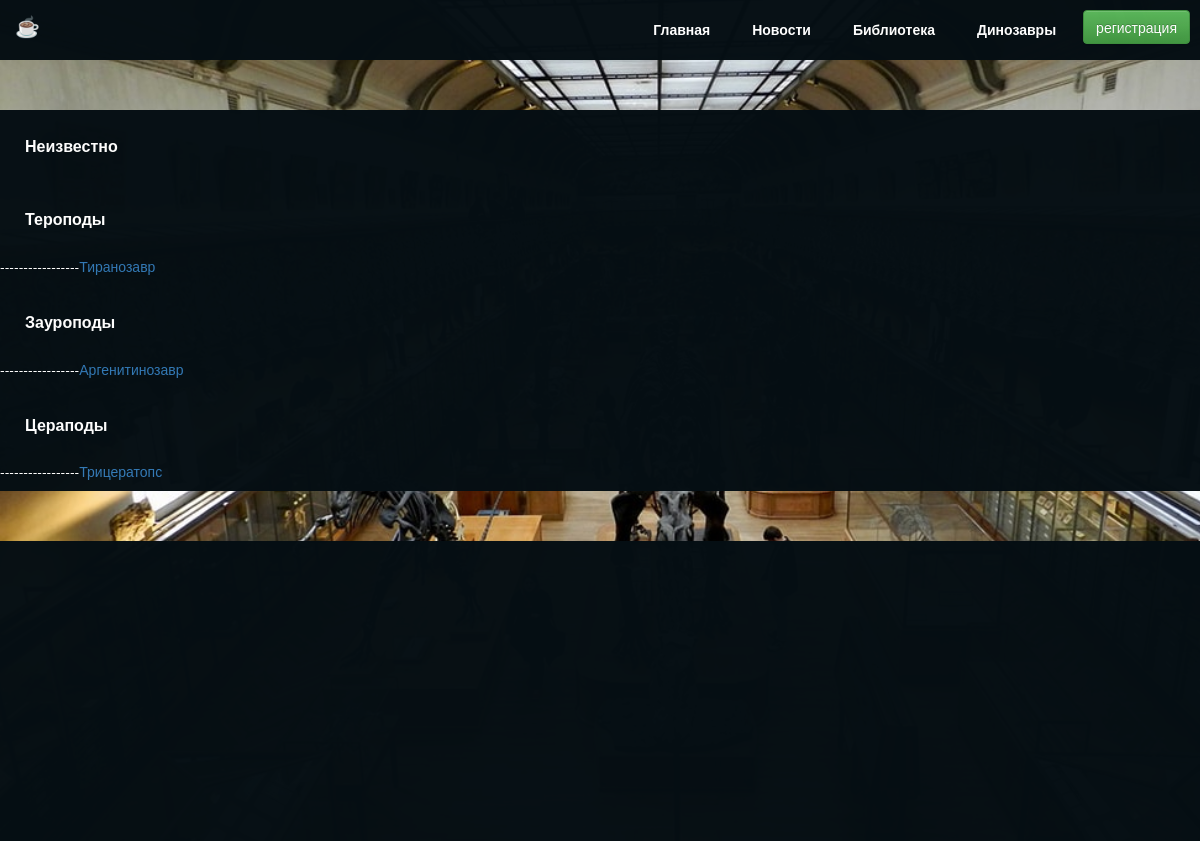
Page /dino/ on the committed database.
### dinomania/models.py (models this page shows, shortened)
class SubOrder(models.Model):
    name = models.CharField(max_length=20, unique=True, verbose_name='Название отряда')
    site = models.URLField(verbose_name='Статья', blank=True, null=True)
    about = models.TextField(blank=True, null=True)
    order = models.ForeignKey('Order', null=True)
    def __str__(self):
        return self.name

class Dino(models.Model):
    name = models.CharField(max_length=50, unique=True, verbose_name='Название динозавра')
    info = models.URLField(verbose_name='Статья', blank=True)
    about = models.TextField(blank=True)
    foto = models.ImageField(upload_to='test', blank=True)
    suborder = models.ForeignKey('SubOrder', null=True)

### dinomania/views.py (the view)
# urls.py: url(r'^dino/$', DinoView.as_view(), name='dino'),
class DinoView(ListView):
    model = Dino
    template_name = "dino.html"
    def get_context_data(self, **kwargs):
        context = super().get_context_data(**kwargs)
        context["sub"] = SubOrder.objects.all()
        return context
        print(context)

### dinomania/templates/dino.html (shortened to what this page needs)
{% extends "base.html" %}
{% load staticfiles %}
{% block head %}
<div class='free_pl'></div>
{% endblock %}
{% block main %}
{% for q in sub %}
 <div class='news'>
<div class='text'>{{q.name}}</div>
</div>
{% for new in dino_list %}
{% if new.suborder|lower == q.name|lower %}
<div class='news'>
    <p>-----------------<a href = "{% url 'dino_detail' new.id %}">{{new.name}} </a></p>
</div>
{% endif %}
{% endfor %}
{% endfor %}
<div class='free_pl'></div>
{% endblock %}

### rows in the picture
SubOrder: name "Неизвестно"
SubOrder: name "Тероподы"
Dino: name "Тиранозавр"
SubOrder: name "Зауроподы"
Dino: name "Аргенитинозавр"
SubOrder: name "Цераподы"
Dino: name "Трицератопс"
